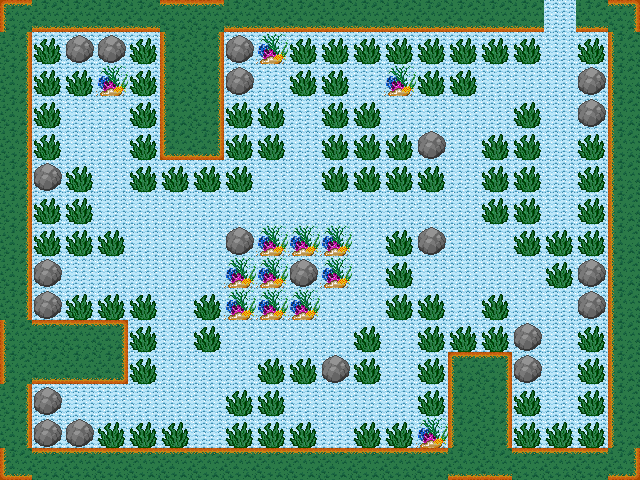

A level layout from a 2D game, rendered from its tile map. Below: a short description, then the map file with its tile-grid data intact:
An orthogonal 20x15 tile map with 32x32 px tiles, 2 tile layers (Background, Obstacles) and 17 objects (8x Flower, 6x Mushroom, SpawnPlayer, NPC, Cave).

<map version="1.10" tiledversion="1.11.2" orientation="orthogonal" renderorder="right-down" width="20" height="15" tilewidth="32" tileheight="32" infinite="0" nextlayerid="6" nextobjectid="61">
 <tileset firstgid="1" name="tileset" tilewidth="32" tileheight="32" spacing="2" margin="1" tilecount="16" columns="4">
  <image source="../tileset.png" width="136" height="136" />
  <tile id="1">
   <properties>
    <property name="collides" type="bool" value="true" />
   </properties>
  </tile>
  <tile id="4">
   <properties>
    <property name="collides" type="bool" value="true" />
   </properties>
  </tile>
  <tile id="5">
   <properties>
    <property name="collides" type="bool" value="true" />
   </properties>
  </tile>
  <tile id="7">
   <properties>
    <property name="collides" type="bool" value="true" />
   </properties>
  </tile>
  <tile id="8">
   <properties>
    <property name="collides" type="bool" value="true" />
   </properties>
  </tile>
  <tile id="9">
   <properties>
    <property name="collides" type="bool" value="true" />
   </properties>
  </tile>
  <tile id="10">
   <properties>
    <property name="collides" type="bool" value="true" />
   </properties>
  </tile>
  <tile id="11">
   <properties>
    <property name="collides" type="bool" value="true" />
   </properties>
  </tile>
  <tile id="12">
   <properties>
    <property name="collides" type="bool" value="true" />
   </properties>
  </tile>
  <tile id="13">
   <properties>
    <property name="collides" type="bool" value="true" />
   </properties>
  </tile>
  <tile id="14">
   <properties>
    <property name="collides" type="bool" value="true" />
   </properties>
  </tile>
  <tile id="15">
   <properties>
    <property name="collides" type="bool" value="true" />
   </properties>
  </tile>
 </tileset>
 <layer id="1" name="Background" width="20" height="15">
  <data encoding="csv">
1,1,1,1,1,1,1,1,1,1,1,1,1,1,1,1,1,1,1,1,
1,1,1,1,1,1,1,1,1,1,1,1,1,1,1,1,1,1,1,1,
1,1,1,1,1,1,1,1,1,1,1,1,1,1,1,1,1,1,1,1,
1,1,1,1,1,1,1,1,1,1,1,1,1,1,1,1,1,1,1,1,
1,1,1,1,1,1,1,1,1,1,1,1,1,1,1,1,1,1,1,1,
1,1,1,1,1,1,1,1,1,1,1,1,1,1,1,1,1,1,1,1,
1,1,1,1,1,1,1,1,1,1,1,1,1,1,1,1,1,1,1,1,
1,1,1,1,1,1,1,1,1,1,1,1,1,1,1,1,1,1,1,1,
1,1,1,1,1,1,1,1,1,1,1,1,1,1,1,1,1,1,1,1,
1,1,1,1,1,1,1,1,1,1,1,1,1,1,1,1,1,1,1,1,
1,1,1,1,1,1,1,1,1,1,1,1,1,1,1,1,1,1,1,1,
1,1,1,1,1,1,1,1,1,1,1,1,1,1,1,1,1,1,1,1,
1,1,1,1,1,1,1,1,1,1,1,1,1,1,1,1,1,1,1,1,
1,1,1,1,1,1,1,1,1,1,1,1,1,1,1,1,1,1,1,1,
1,1,1,1,1,1,1,1,1,1,1,1,1,1,1,1,1,1,1,1
</data>
 </layer>
 <layer id="2" name="Obstacles" width="20" height="15">
  <data encoding="csv">
9,14,14,14,14,10,10,14,14,14,14,14,14,14,14,14,14,0,14,11,
12,8,2,2,8,16,12,2,5,8,8,8,8,8,8,8,8,0,8,16,
12,8,8,5,8,16,12,2,0,8,8,0,5,8,8,0,0,0,2,16,
12,8,0,0,8,16,12,8,8,0,8,8,0,0,0,0,8,0,2,16,
12,8,0,0,8,13,15,8,8,0,8,8,8,2,0,8,8,0,8,16,
12,2,8,0,8,8,8,8,0,0,8,8,8,8,0,8,8,0,8,16,
12,8,8,0,0,0,0,0,0,0,0,0,0,0,0,8,8,0,8,16,
12,8,8,8,0,0,0,2,5,5,5,0,8,2,0,0,8,8,8,16,
12,2,0,0,0,0,0,5,5,2,5,0,8,0,0,0,0,8,2,16,
12,2,8,8,8,0,8,5,5,5,0,0,8,8,0,8,0,0,2,16,
16,10,10,11,8,0,8,0,0,0,0,8,0,8,8,8,2,0,8,16,
16,14,14,15,8,0,0,0,8,8,2,8,0,8,9,11,2,0,8,16,
12,2,0,0,0,0,0,8,8,0,0,0,0,8,16,12,8,0,8,16,
12,2,2,8,8,8,0,8,8,8,0,8,8,5,16,12,8,8,8,16,
13,10,10,10,10,10,10,10,10,10,10,10,10,10,14,14,10,10,10,15
</data>
 </layer>
 <objectgroup id="3" name="SpawnPoints" offsetx="1" offsety="-1">
  <object id="35" name="SpawnPlayer" x="560" y="19" />
  <object id="60" name="NPC" x="466.315" y="229.337" width="26.7559" height="24.6275" />
 </objectgroup>
 <objectgroup id="4" name="Items">
  <object id="44" name="Mushroom" gid="3" x="547" y="221" width="32" height="32" />
  <object id="45" name="Mushroom" gid="3" x="290" y="133" width="32" height="32" />
  <object id="46" name="Mushroom" gid="3" x="100" y="126" width="32" height="32" />
  <object id="47" name="Mushroom" gid="3" x="127" y="292" width="32" height="32" />
  <object id="48" name="Mushroom" gid="3" x="328" y="350" width="32" height="32" />
  <object id="49" name="Mushroom" gid="3" x="539" y="368" width="32" height="32" />
  <object id="51" name="Flower" gid="4" x="543" y="63" width="32" height="32" />
  <object id="52" name="Flower" gid="4" x="513" y="91" width="32" height="32" />
  <object id="53" name="Flower" gid="4" x="443" y="199" width="32" height="32" />
  <object id="54" name="Flower" gid="4" x="261" y="355" width="32" height="32" />
  <object id="55" name="Flower" gid="4" x="125" y="422" width="32" height="32" />
  <object id="56" name="Flower" gid="4" x="71" y="157" width="32" height="32" />
  <object id="57" name="Flower" gid="4" x="549" y="415" width="32" height="32" />
  <object id="58" name="Flower" gid="4" x="255" y="179" width="32" height="32" />
 </objectgroup>
 <objectgroup id="5" name="Doors">
  <object id="43" name="Cave" gid="7" x="193.273" y="449.273" width="32" height="32" />
 </objectgroup>
</map>
